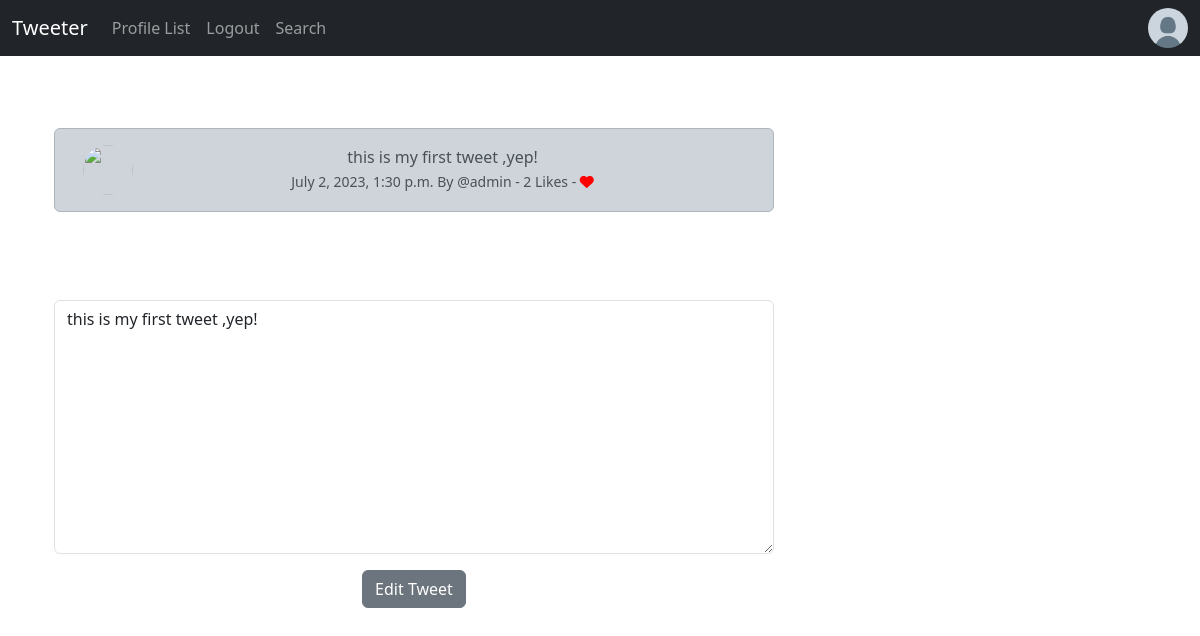
The app's page /edit/1/ (signed in), older data.
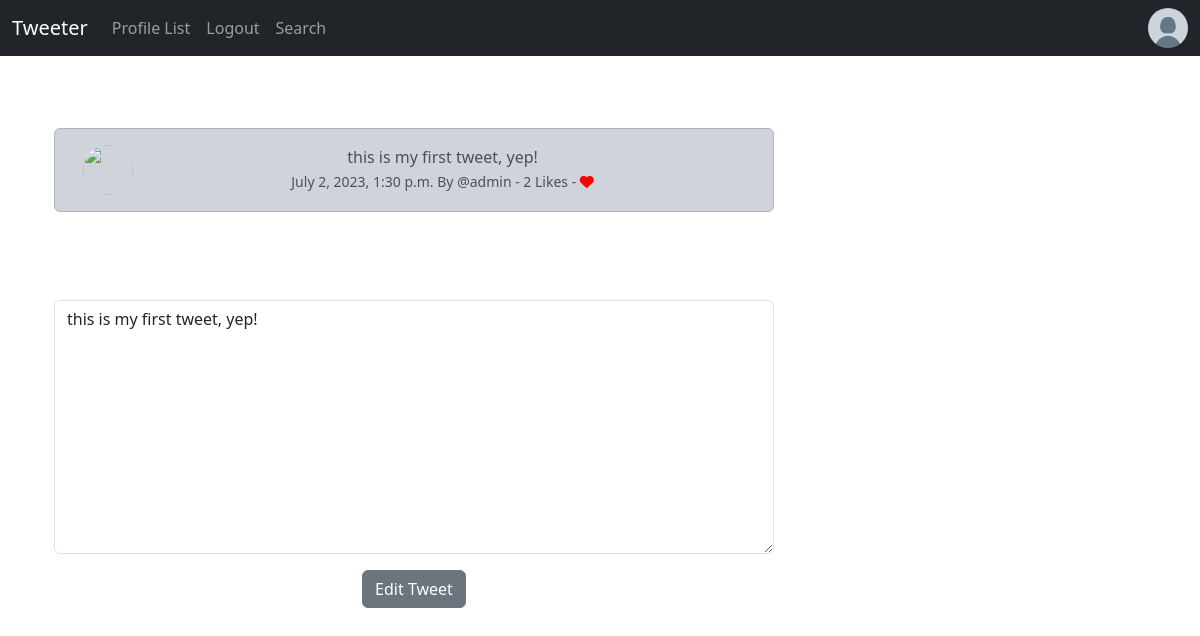
The same page, newer data.
### tweeter/models.py (models this page shows, shortened)
class Tweet(models.Model):
    user = models.ForeignKey(User, related_name="tweets", on_delete=models.CASCADE)
    body = models.CharField(max_length=280)
    created_at = models.DateTimeField(auto_now_add=True)
    likes = models.ManyToManyField(User, related_name="tweet_likes", blank=True)
    comments = models.ManyToManyField("Comment", related_name="tweet_comments", blank=True)
    text = models.CharField(max_length=280, default='')
    def number_of_likes(self):
        return self.likes.count()

### tweeter/views.py (the view, shortened to what this page needs)
# urls.py: path('edit/<int:pk>/', TweetEditView.as_view(), name='edit_tweet'),
class TweetEditView(LoginRequiredMixin, UserPassesTestMixin, UpdateView):
    model = Tweet
    form_class = TweetForm
    template_name = 'edit_tweet.html'
    def test_func(self):
        tweet = self.get_object()
        return self.request.user == tweet.user

### tweeter/forms.py
class TweetForm(forms.ModelForm):
    body = forms.CharField(
        required=True,
        widget=forms.widgets.Textarea(
            attrs={
                "placeholder": "Enter Your Tweet! ",
                "class": "form-control",
            }
        ),
        label="",
    )
    def __init__(self, *args, **kwargs):
        user_profile = kwargs.pop('userprofile', None)
        admin_profile = kwargs.pop('adminprofile', None)
        super().__init__(*args, **kwargs)
        if user_profile:
            self.fields['body'].widget.attrs.update({'placeholder': 'What\'s happening?'})
        elif admin_profile:
            self.fields['body'].widget.attrs.update({'placeholder': 'Post an announcement'})
    class Meta:
        model = Tweet
        fields = ('body',)
        widgets = {
            'body': forms.Textarea(attrs={'rows': 3}),
        }

### tweeter/templates/edit_tweet.html (shortened to what this page needs)
{% extends 'base.html' %}
{% load static %}
{% block content %}
    <div class="container text-center">
        <div class="row">
            <div class="col-8">
<br/>
        <div class="alert alert-dark" role="alert">
<div class="container">
    <div class="row">
        <div class="col-1">
            {% if Tweet.user.profile.profile_img %}
            <img src="{{ Tweet.user.rofile.profile_image.url }}"
            width="50px" height"50" class="rounded-circle ">
            {% else %}
            <img style="width: 50px; height: 50px; border-radius: 50% ;"
            src="{{ profile.profile_image.url  }}">
            {% endif %}
        </div>
        <div class="col-11">
            {{ tweet.body }}<br/>
            <small class="text-muted">
                {{ tweet.created_at}} By
                @{{tweet.user.username}}
                - {{ tweet.number_of_likes }} Likes -
                {% if user in tweet.likes.all  %}
                <a href="{% url 'tweet_like' tweet.id %}">
                 <i class="fa-solid fa-heart" style="color:red;"></i>
                </a>
                {% else %}
                <a href="{% url 'tweet_like' tweet.id %}">
                 <i class="fa fa-heart-o" style="color:red;"></i>
                </a>
                {% endif %}
            </small>
        </div><br/><br/>
            </div>
        </div>
    </div>
    <br/><br/><br/>
{% if form %}
<form method = POST>
    {{ form.as_p }}
    <button type="submit" class="btn btn-secondary"> Edit Tweet</button>
</form>
{% endif %}
</div>
{% endblock %}

Row changes from the older to the newer data that the page shows:
changed Tweet "admin": body "this is my first tweet ,yep!" → "this is my first tweet, yep!"
